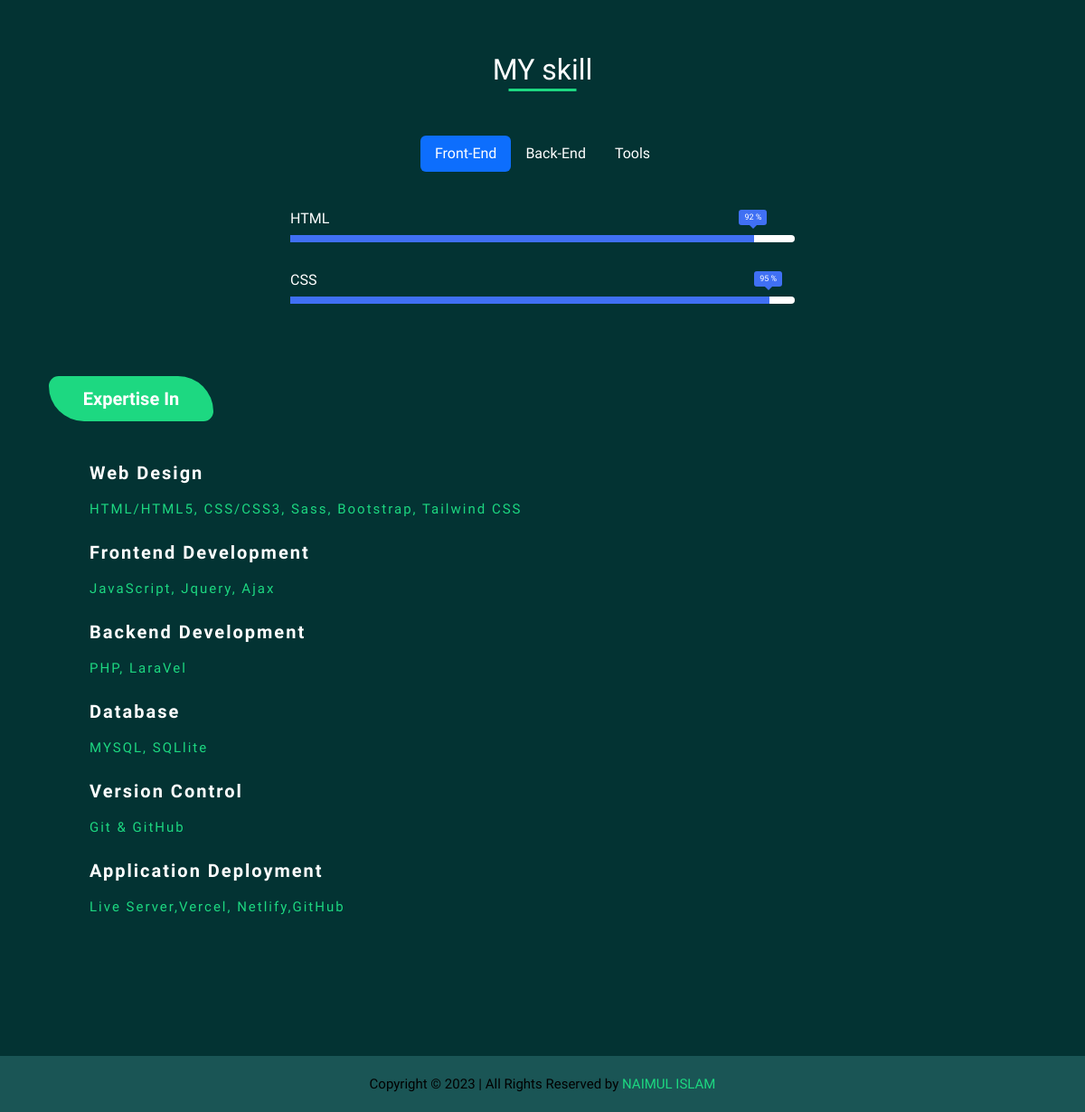
The page /about_me/ (lower part) on the database as committed earlier.
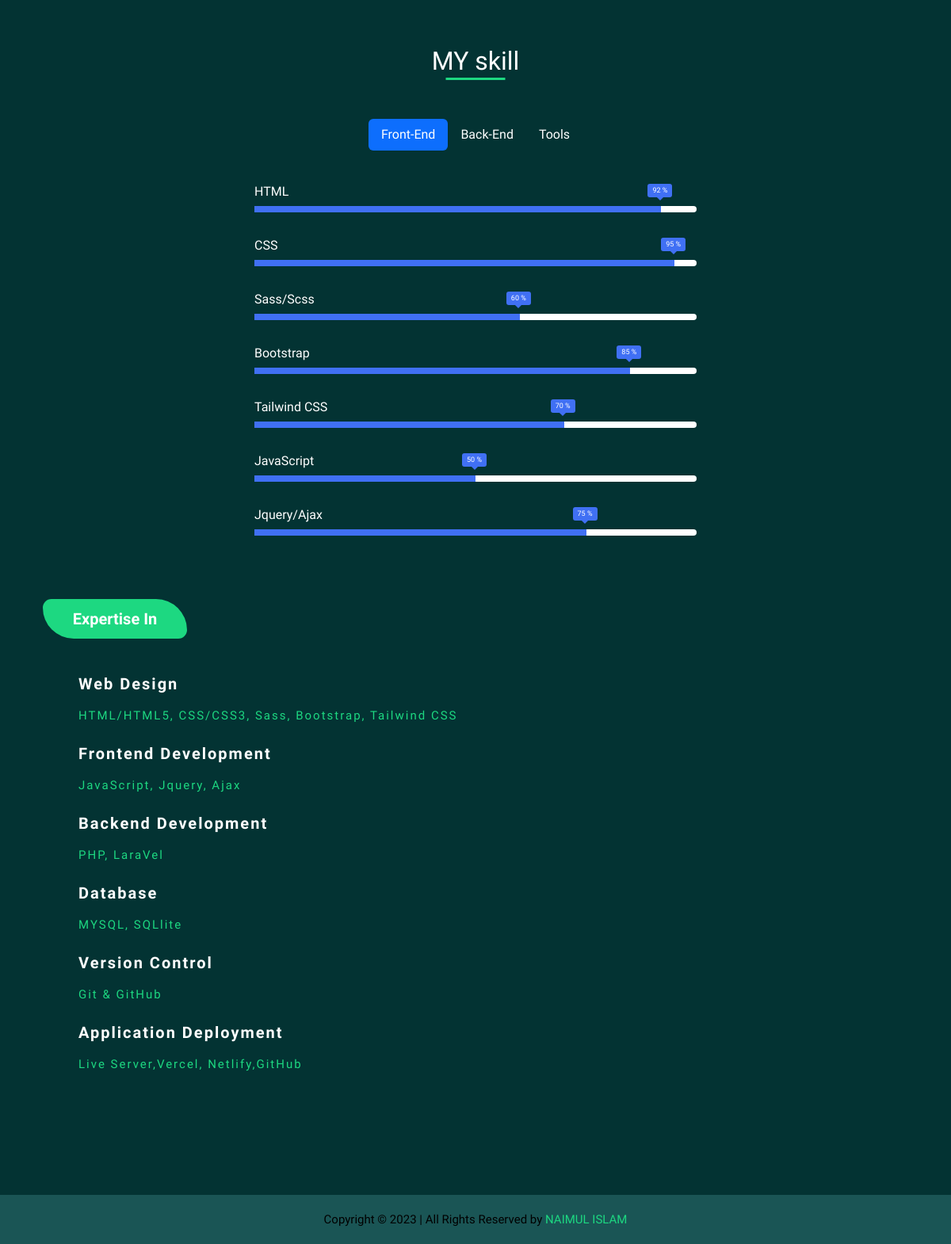
The same page on the database as committed later.
### Models/Skill.py (models this page shows)
class Skill(db.Model):
    __tablename__ = "skills"
    id = db.Column(db.Integer, primary_key=True)
    name = db.Column(db.String(120), nullable=False)
    experience = db.Column(db.String(250))
    category_id = db.Column(db.Integer, db.ForeignKey("categorise.id"))
    created_at = db.Column(DateTime, default=datetime.datetime.utcnow)

### Controllers/ProtfolioController.py (the view)
@app.route("/about_me/")
def about():
    backend = Skill.query.filter_by(category_id=1).all()
    frontend = Skill.query.filter_by(category_id=2).all()
    tools = Skill.query.filter_by(category_id=3).all()
    return render_template(
        "about.html", backend=backend, frontend=frontend, tools=tools
    )

### templates/about.html (shortened to what this page needs)
{% extends 'master.html' %}
{% block main %}
<section class="aboutMain">
    <div class="wrapAbout">
        <div class="container">
            <div class="skill">
                <h2>MY skill</h2>
                <div class="skillBer">
                    <ul class="nav nav-pills justify-content-center">
                        <li class="nav-item">
                            <a href="#front-end" data-bs-toggle="pill" class="nav-link active">Front-End</a>
                        </li>
                        <li class="nav-item">
                            <a href="#back-end" data-bs-toggle="pill" class="nav-link">Back-End</a>
                        </li>
                        <li class="nav-item">
                            <a href="#tools" data-bs-toggle="pill" class="nav-link">Tools</a>
                        </li>
                    </ul>
                </div>
                <div class="skill-content">
                    <div class="tab-content">
                        <div id="front-end" class="tab-pane fade show active">
                            <div class="col-10 col-md-6 justify-content-center m-auto">
                                {% for front in frontend %}
                                <div class="skill-box">
                                    <span class="title">
                                        {{front.name}}
                                    </span>
                                    <div class="skill-bar">
                                        <span class="skill-per" style='width:{{ front.experience }}%'>
                                            <span class="tooltip1">
                                                {{front.experience}} %
                                            </span>
                                        </span>
                                    </div>
                                </div>
                                {% endfor %}
                            </div>
                        </div>
                    </div>
                </div>
            </div>
            <div class="exprience">
                <div class="container">
                    <div class="col-md-2 social-title">
                        Expertise In
                    </div>
                    <div class="wrap-exp">
                        <div class="col-12 single-exp">
                            <h5>Web Design</h5>
                            <p>HTML/HTML5, CSS/CSS3, Sass, Bootstrap, Tailwind CSS</p>
                        </div>
                        <div class="col-12 single-exp">
                            <h5> Frontend Development</h5>
                            <p>JavaScript, Jquery, Ajax</p>
                        </div>
                        <div class="col-12 single-exp">
                            <h5> Backend Development</h5>
                            <p>PHP, LaraVel</p>
                        </div>
                        <div class="col-12 single-exp">
                            <h5> Database</h5>
                            <p>MYSQL, SQLlite</p>
                        </div>
                        <div class="col-12 single-exp">
                            <h5> Version Control</h5>
                            <p>Git & GitHub</p>
                        </div>
                        <div class="col-12 single-exp">
                            <h5> Application Deployment</h5>
                            <p>Live Server,Vercel, Netlify,GitHub</p>
                        </div>
                    </div>
                </div>
            </div>
        </div>
    </div>
</section>
{% endblock main %}

### templates/master.html (shortened to what this page needs)
<!DOCTYPE html>
<html lang="en">
  <head>
    <link
      href="https://cdn.jsdelivr.net/npm/bootstrap@5.2.3/dist/css/bootstrap.min.css"
      rel="stylesheet"
    />
    <link rel="stylesheet" href="/static/css/style.css" />
  </head>
  <body>
    {% block main %} {% endblock main %}
    {% include 'footer.html' %}
  </body>
</html>

### templates/footer.html
<footer class="footer">
  Copyright &copy; 2023 | All Rights Reserved by
  <a href="https://www.facebook.com/Naimul.boy/" target="_blank" class="name">
    Naimul islam
  </a>
</footer>

### static/css/style.css (style rules this page uses)
a { text-decoration: none; }
body { margin: 0; padding: 0; font-family: "Montserrat Alternates", sans-serif !important; }
.nav-link { color: white !important; }
.name { color: #1dd881; text-transform: uppercase; }
.footer { padding: 20px 0px; background: #1a5555; color: black; text-align: center; overflow: hidden; font-size: 15px; }
.social-title { background: #1dd881; text-align: center; padding: 10px; border-radius: 35px 125px; font-size: 20px; font-weight: 800; }
.wrapAbout { background: #033333; padding: 64px 0px; color: white; }
.skill h2 { text-align: center; position: relative; }
.skill h2::after { content: ""; position: absolute; width: 75px; border-bottom: 3px solid #1dd881; bottom: -10%; left: 50%; transform: translateX(-50%); }
.skillBer { padding-top: 45px; }
.skill-content { padding-top: 25px; }
.skill-box { padding: 15px 0px; }
.skill-bar { height: 8px; width: 100%; border-radius: 6px; margin-top: 6px; background: #fff; }
.skill-bar .skill-per { position: relative; display: block; height: 100%; background: #4070f4; animation: animation-positive 2s; }
.tooltip1 { position: absolute; right: -14px; top: -28px; font-size: 9px; font-weight: 500; color: #fff; padding: 2px 6px; background: #4070f4; border-radius: 3px; z-index: 1; }
.tooltip1::before { content: ""; position: absolute; left: 50%; height: 10px; width: 10px; bottom: -2px; z-index: -1; background-color: #4070f4; transform: translate(-50%) rotate(45deg); }
.exprience { padding: 65px 0px; }
.wrap-exp { padding-top: 45px; margin-left: 45px; line-height: 40px; letter-spacing: 2px; }
.single-exp h5 { font-weight: bold; }
.single-exp p { font-size: 15px; font-weight: 400; color: #1dd881; }

Rows that differ between the two databases and show on the page:
added Skill: name "Sass/Scss", experience "60"
added Skill: name "Bootstrap", experience "85"
added Skill: name "Tailwind CSS", experience "70"
added Skill: name "JavaScript", experience "50"
added Skill: name "Jquery/Ajax", experience "75"
